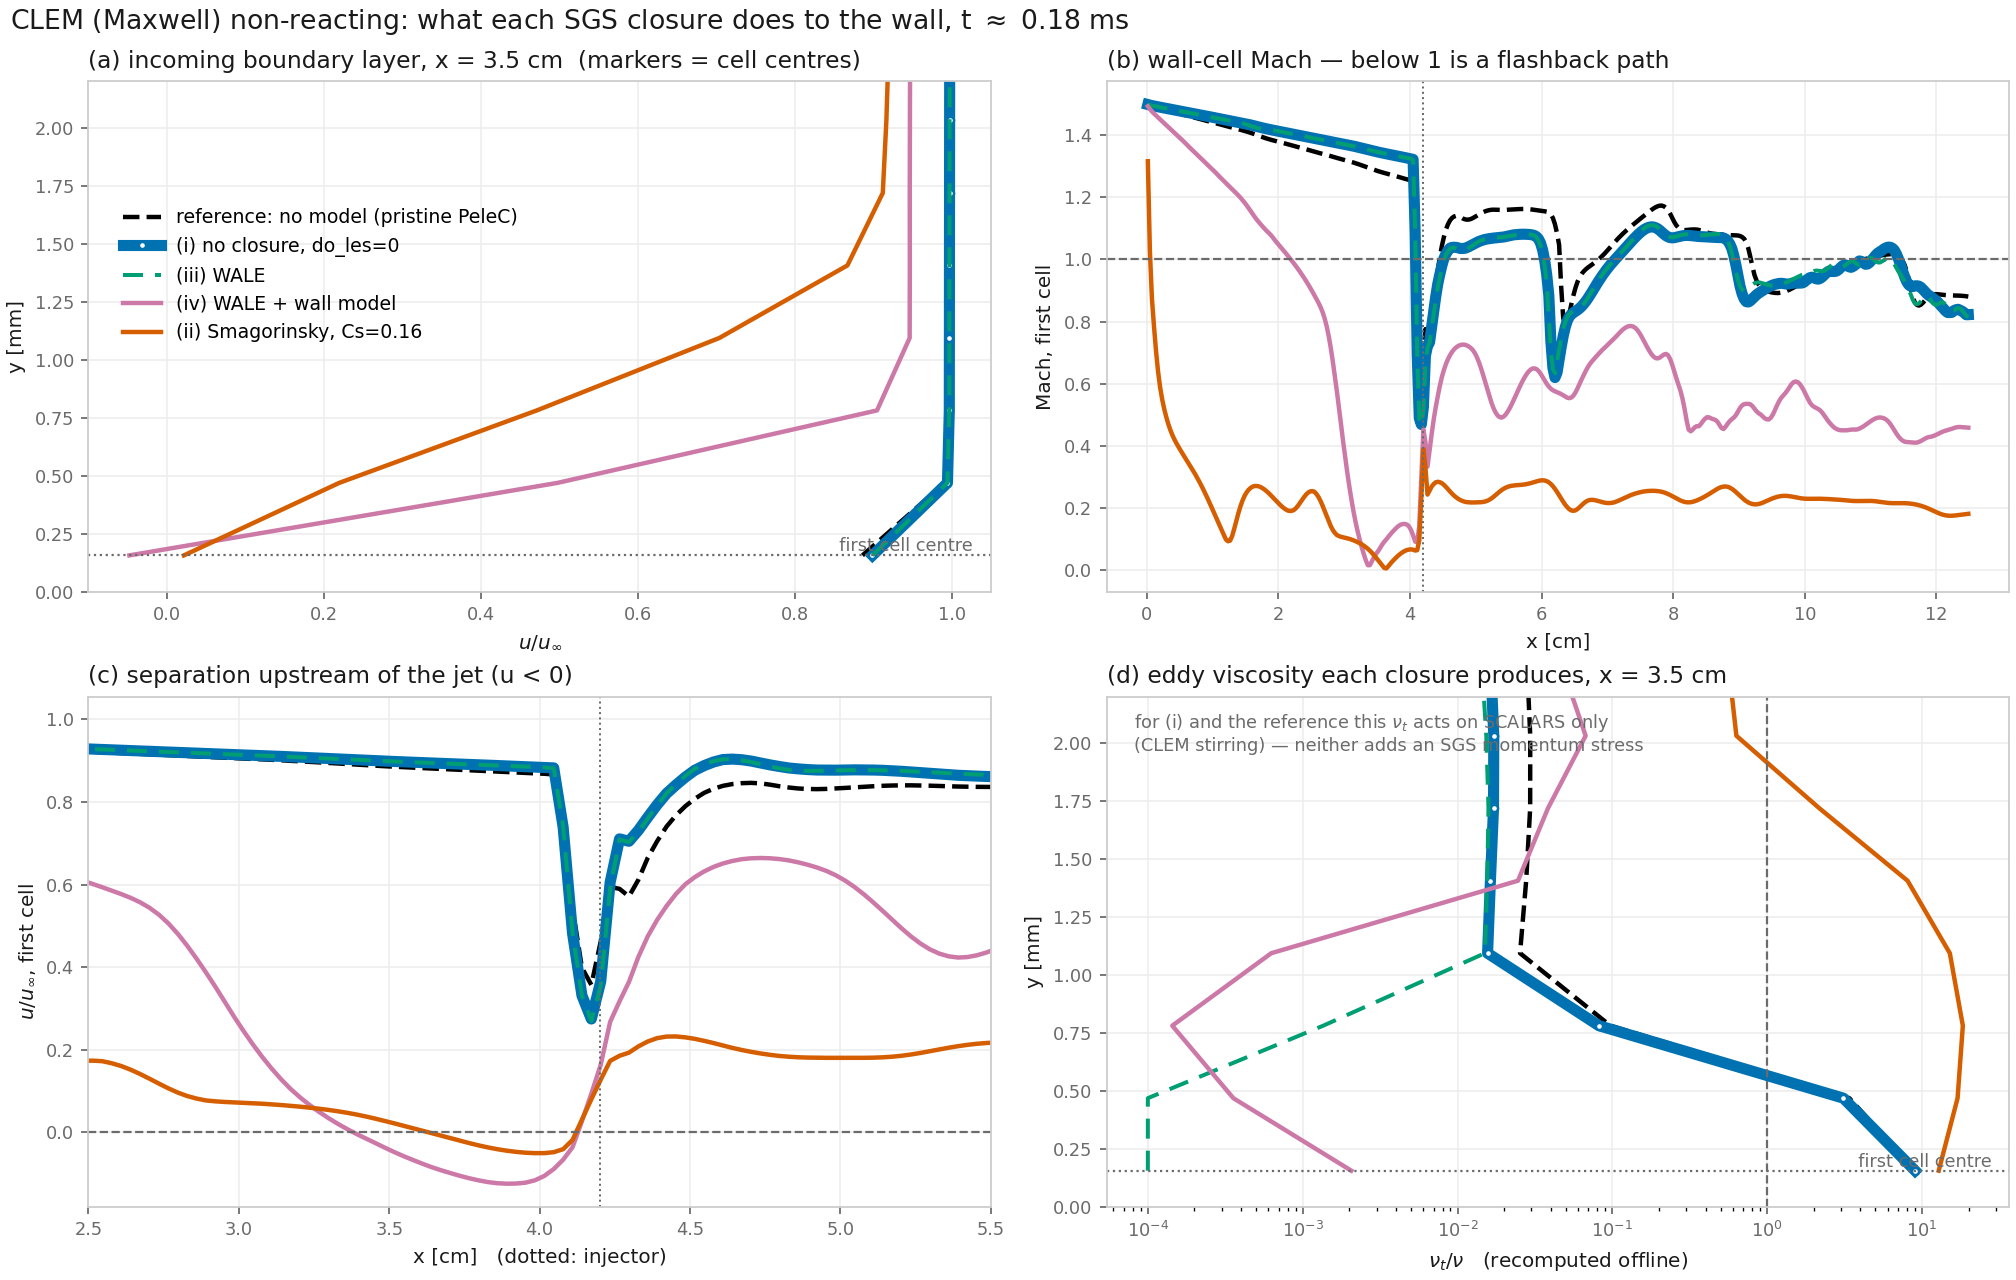

Reproduce this figure in Python.
"""Non-reacting boundary-layer comparison across SGS closures, all CLEM/Maxwell.

Every case is read at the SAME physical time from data that already exists.
Panels:
  (a) incoming BL profile at x = 3.5 cm, with the first cell centre marked
  (b) wall-cell Mach along x   -> where a subsonic channel exists
  (c) wall-cell u/uinf, zoom on the injector -> separation bubble
  (d) eddy viscosity nu_t/nu at x = 3.5 cm, recomputed offline from the
      resolved velocity field with each model's own formula
"""
import os
import glob
import numpy as np
import matplotlib

matplotlib.use("Agg")
import matplotlib.pyplot as plt
from amrread import read_plotfile_component as rd, tof

C = "/home/pc08/Fernando/CLEMNew/PeleC-CLEM/Exec/RegTests/CrossJet/runs"
R = "/home/pc08/PeleC/PeleC/Exec/RegTests/CrossJet"

# Okabe-Ito (published CVD-safe set); the reference is a neutral baseline.
CASES = [
    ("reference: no model (pristine PeleC)", R + "/plt_React*",                      "#000000", "smag"),
    ("(i) no closure, do_les=0",             C + "/01-nonreacting-CLEM/plt[0-9]*",   "#0072B2", "smag"),
    ("(iii) WALE",                           C + "/04-reacting-CLEM-WALE-nowallmodel/plt_WALE*", "#009E73", "wale"),
    ("(iv) WALE + wall model",               C + "/03-reacting-CLEM-WALE-wallmodel/plt_WM*",     "#CC79A7", "wale"),
    ("(ii) Smagorinsky, Cs=0.16",            C + "/02-reacting-CLEM-smagorinsky/plt_React*",     "#D55E00", "smag"),
]
TT, UINF, XSTA = 1.8e-4, 9.30e4, 3.5
CS, CW = 0.16, 0.325
INK, MUTED = "#1a1a1a", "#6b6b6b"


def near(pat, t):
    c = [p for p in glob.glob(pat) if ".old." not in p]
    return min(c, key=lambda p: abs(tof(p) - t))


def grads(u, v, w, dx):
    """Cell-centred central-difference velocity gradient tensor g[a][b]=du_a/dx_b."""
    f = [u, v, w]
    return [[np.gradient(f[a], dx[b], axis=b, edge_order=2) for b in range(3)]
            for a in range(3)]


def nut_of(model, u, v, w, dx):
    g = grads(u, v, w, dx)
    delta = float(np.prod(dx)) ** (1.0 / 3.0)
    S = [[0.5 * (g[a][b] + g[b][a]) for b in range(3)] for a in range(3)]
    SS = sum(S[a][b] ** 2 for a in range(3) for b in range(3))
    if model == "smag":
        return (CS * delta) ** 2 * np.sqrt(2.0 * SS)
    # WALE: traceless symmetric part of g^2
    g2 = [[sum(g[a][c] * g[c][b] for c in range(3)) for b in range(3)]
          for a in range(3)]
    tr = sum(g2[a][a] for a in range(3)) / 3.0
    Sd = [[0.5 * (g2[a][b] + g2[b][a]) - (tr if a == b else 0.0)
           for b in range(3)] for a in range(3)]
    SdSd = sum(Sd[a][b] ** 2 for a in range(3) for b in range(3))
    den = SS ** 2.5 + SdSd ** 1.25
    return np.where(den > 0.0, (CW * delta) ** 2 * SdSd ** 1.5 / np.maximum(den, 1e-300), 0.0)


def bl(u, y):
    i = int(np.argmax(u >= 0.90 * UINF))
    d90 = np.interp(0.90 * UINF, u[: i + 1], y[: i + 1]) if i > 0 else np.nan
    m = y <= max(4.0 * d90, 3.0 * (y[1] - y[0]))
    f = np.clip(u[m] / UINF, 0.0, None)
    ds = np.trapezoid(1.0 - f, y[m])
    th = np.trapezoid(f * (1.0 - f), y[m])
    return d90, ds, th, (ds / th if th > 0 else np.nan)


fig, ax = plt.subplots(2, 2, figsize=(12.6, 8.0), constrained_layout=True)
(a, b), (c, d) = ax
rows = []

for lab, pat, col, model in CASES:
    p = near(pat, TT)
    u, t, lo, dx = rd(p, "x_velocity")
    v, *_ = rd(p, "y_velocity")
    w, *_ = rd(p, "z_velocity")
    M, *_ = rd(p, "MachNumber")
    T, *_ = rd(p, "Temp")
    rho, *_ = rd(p, "density")
    try:
        yh2o = rd(p, "Y(H2O)")[0].max()
    except ValueError:
        yh2o = 0.0

    xc = lo[0] + (np.arange(u.shape[0]) + 0.5) * dx[0]
    yc = lo[1] + (np.arange(u.shape[1]) + 0.5) * dx[1]
    ix = int(XSTA / dx[0])

    up = u[ix].mean(axis=1)                       # spanwise-averaged profile
    d90, ds, th, H = bl(up, yc)
    Mw, uw = M[:, 0, :].mean(axis=1), u[:, 0, :].mean(axis=1)

    # Sutherland-free nu: use PeleC's own transport is not available offline;
    # nu from mu(T) of air via Sutherland is accurate to a few % for 77% N2.
    mu = 1.716e-4 * (T / 273.15) ** 1.5 * (273.15 + 110.4) / (T + 110.4)
    nu = mu / rho
    nut = nut_of(model, u, v, w, dx)
    ratio = (nut / nu)[ix].mean(axis=1)

    # (i) and (iii) land on top of each other - draw (i) thick underneath and
    # (iii) dashed on top so the coincidence is visible rather than hidden.
    ls, lw = ("--", 2.0) if col == "#000000" else ("-", 2.0)
    if lab.startswith("(i) "):
        lw = 5.0
    if lab.startswith("(iii)"):
        ls, lw = (0, (5, 3)), 1.8
    mk = dict(marker="o", ms=3.2, mfc="white", mew=1.1) if lab.startswith("(i) ") else {}
    a.plot(up / UINF, yc * 10, color=col, lw=lw, ls=ls, label=lab, **mk)
    b.plot(xc, Mw, color=col, lw=lw, ls=ls)
    c.plot(xc, uw / UINF, color=col, lw=lw, ls=ls)
    d.semilogx(np.maximum(ratio, 1e-4), yc * 10, color=col, lw=lw, ls=ls, **mk)

    nsub = int((Mw < 1.0).sum())
    rows.append((lab, t * 1e3, T.max(), yh2o, d90 * 10, ds * 10, H,
                 Mw[ix], 100.0 * nsub / len(xc), ratio[0]))

    if lab.startswith("reference"):
        # Is this layer laminar at all? Freestream state, well above the wall.
        nu_inf = float(nu[ix, -6:, :].mean())
        Rex = UINF * XSTA / nu_inf
        print(f"freestream at x={XSTA} cm: nu = {nu_inf:.3f} cm^2/s, "
              f"Re_x = {Rex:.2e}  ->  {'LAMINAR' if Rex < 5e5 else 'transitional/turbulent'}"
              f"\nBlasius delta99 = {5.0*XSTA/np.sqrt(Rex)*10:.3f} mm  vs  "
              f"cell dy = {dx[1]*10:.4f} mm"
              f"\nwall-model argument R = y1*u1/nu = "
              f"{0.5*dx[1]*u[ix,0,:].mean()/nu_inf:.0f}  (Spalding reads this as a log layer)\n")

y1 = 0.5 * dx[1] * 10
for axx in (a, d):
    axx.axhline(y1, color=MUTED, lw=1.0, ls=":")
    axx.text(0.98, y1, "  first cell centre", transform=axx.get_yaxis_transform(),
             ha="right", va="bottom", fontsize=8, color=MUTED)
    axx.set_ylim(0, 2.2)
    axx.set_ylabel("y [mm]", color=INK, fontsize=9)

a.set_xlabel(r"$u/u_\infty$", color=INK, fontsize=9)
a.set_title(f"(a) incoming boundary layer, x = {XSTA} cm  "
            r"(markers = cell centres)", loc="left", fontsize=10.5, color=INK)
a.legend(fontsize=8.5, frameon=False, loc="center left",
         bbox_to_anchor=(0.02, 0.62))
d.set_xlabel(r"$\nu_t/\nu$   (recomputed offline)", color=INK, fontsize=9)
d.set_title(r"(d) eddy viscosity each closure produces, x = 3.5 cm",
            loc="left", fontsize=10.5, color=INK)
d.axvline(1.0, color=MUTED, lw=1.0, ls="--")
d.text(0.03, 0.97, "for (i) and the reference this $\\nu_t$ acts on SCALARS only\n"
       "(CLEM stirring) — neither adds an SGS momentum stress",
       transform=d.transAxes, va="top", ha="left", fontsize=8, color=MUTED)

b.axhline(1.0, color=MUTED, lw=1.0, ls="--")
b.axvline(4.2, color=MUTED, lw=0.9, ls=":")
b.set_xlabel("x [cm]", color=INK, fontsize=9)
b.set_ylabel("Mach, first cell", color=INK, fontsize=9)
b.set_title("(b) wall-cell Mach — below 1 is a flashback path", loc="left",
            fontsize=10.5, color=INK)

c.axhline(0.0, color=MUTED, lw=1.0, ls="--")
c.axvline(4.2, color=MUTED, lw=0.9, ls=":")
c.set_xlim(2.5, 5.5)
c.set_xlabel("x [cm]   (dotted: injector)", color=INK, fontsize=9)
c.set_ylabel(r"$u/u_\infty$, first cell", color=INK, fontsize=9)
c.set_title("(c) separation upstream of the jet (u < 0)", loc="left",
            fontsize=10.5, color=INK)

for axx in (a, b, c, d):
    axx.grid(color="#ededed", lw=0.7)
    axx.tick_params(colors=MUTED, labelsize=8, length=3)
    for s in axx.spines.values():
        s.set_color("#cccccc")

fig.suptitle("CLEM (Maxwell) non-reacting: what each SGS closure does to the wall, "
             f"t $\\approx$ {TT*1e3:.2f} ms", fontsize=12, color=INK, x=0.005, ha="left")
out = "/home/pc08/Fernando/CLEMNew/PeleC-CLEM/Exec/RegTests/CrossJet/analysis/bl_closure_compare.png"
fig.savefig(out, dpi=160, facecolor="white")
print("wrote", out, "\n")

hdr = (f"{'case':<38}{'t[ms]':>7}{'maxT':>7}{'YH2O':>9}{'d90[mm]':>9}"
       f"{'d*[mm]':>8}{'H':>6}{'M_w':>7}{'M<1 %x':>8}{'nut/nu':>9}")
print(hdr); print("-" * len(hdr))
for r in rows:
    print(f"{r[0]:<38}{r[1]:7.3f}{r[2]:7.0f}{r[3]:9.1e}{r[4]:9.3f}"
          f"{r[5]:8.3f}{r[6]:6.2f}{r[7]:7.3f}{r[8]:8.0f}{r[9]:9.2f}")
